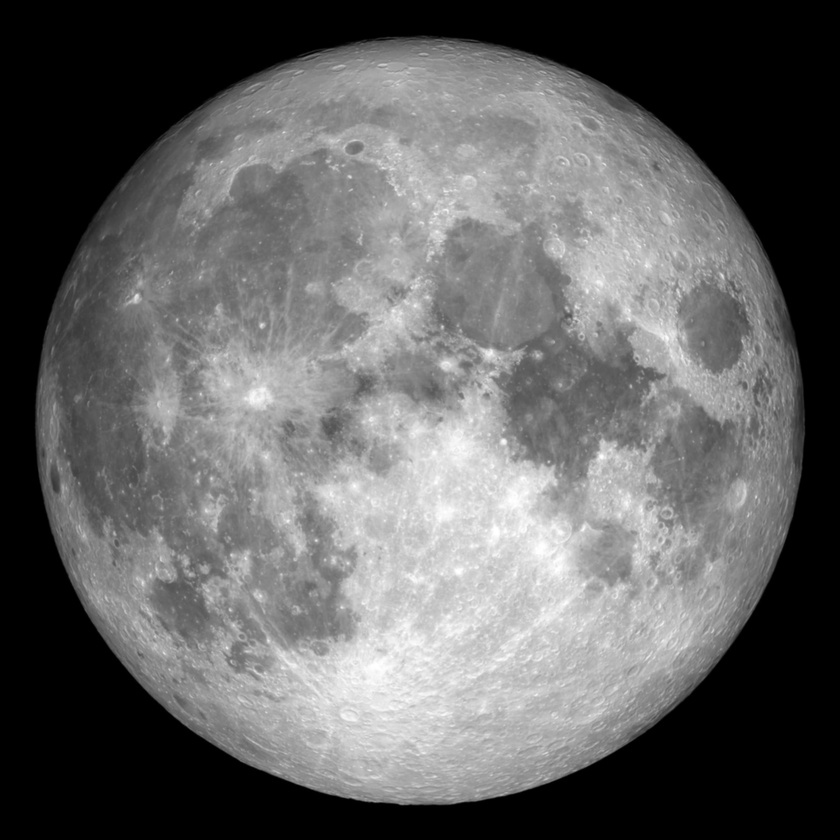
#> input picture Imagens/moon2.jpg, 840 x 840 px, shrunk from 3228 x 3228 before the run
$ python Aula10_ajuste-de-nitidez.py
#> lines starting #> are read from the running program, lines starting #| are printed output that depends on the picture
import cv2
from matplotlib import pyplot as plt
import numpy as np

I1 = cv2.imread('./Imagens/moon2.jpg', cv2.IMREAD_GRAYSCALE)
#> I1 is the input picture: shape (840, 840); min 0, max 255, mean 99
I1 = np.float32(I1)/255
plt.figure()
plt.imshow(I1, cmap='gray')

w = 11
sigma = (w-1)/6
Is = cv2.GaussianBlur(I1, (w,w), sigma)
# plt.figure()
# plt.imshow(Is, cmap='gray')

Ig = I1 - Is
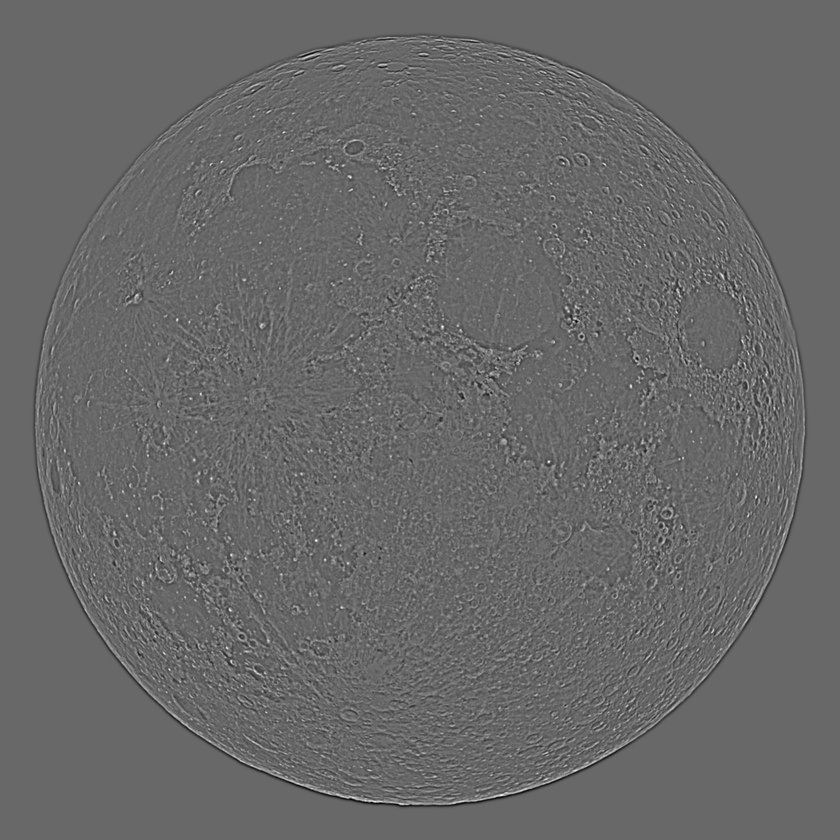
#> Ig: shape (840, 840) float32; min -0.157, max 0.226, mean -1.38e-08; drawn with min black and max white
# plt.figure()
# plt.imshow(Ig, cmap='gray')

k = 20
In = I1 + k*Ig
In[In > 1] = 1
In[In < 0] = 0
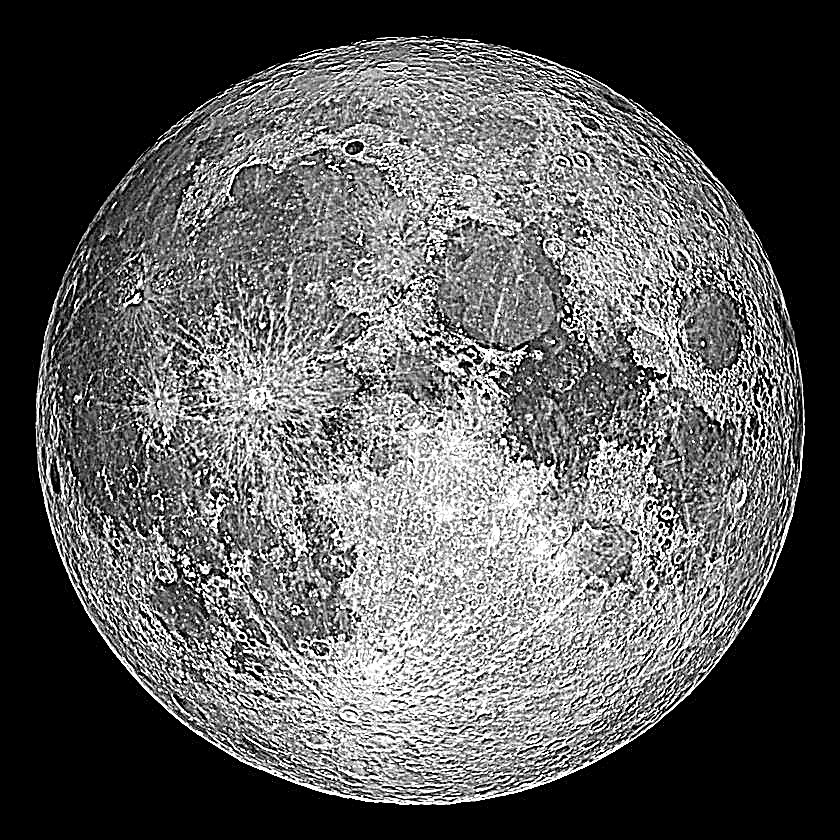
#> In: shape (840, 840) float32; min 0, max 1, mean 0.364
plt.figure()
plt.imshow(In, cmap='gray')

plt.show()

$ run again, with Imagens/Fingerprint.jpg copied over Imagens/moon2.jpg
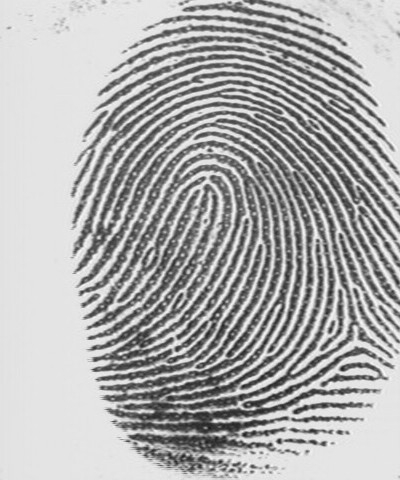
#> input picture Imagens/Fingerprint.jpg, 400 x 480 px
#> I1 is the input picture: shape (480, 400); min 27, max 251, mean 173.8
#> `Ig = I1 - Is`:
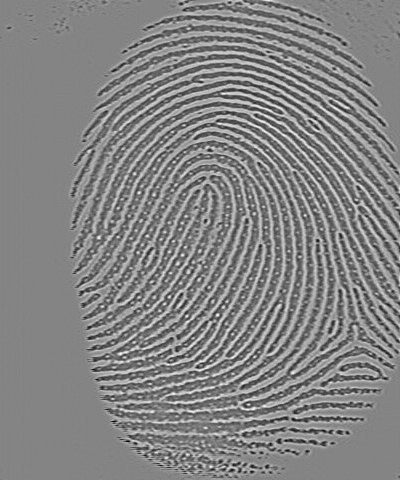
#> Ig: shape (480, 400) float32; min -0.347, max 0.323, mean 3.05e-05; drawn with min black and max white
#> `In[In < 0] = 0`:
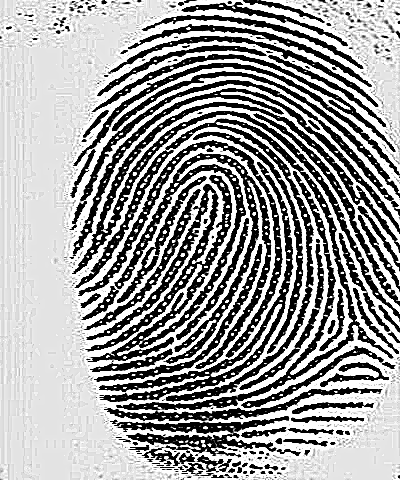
#> In: shape (480, 400) float32; min 0, max 1, mean 0.62
